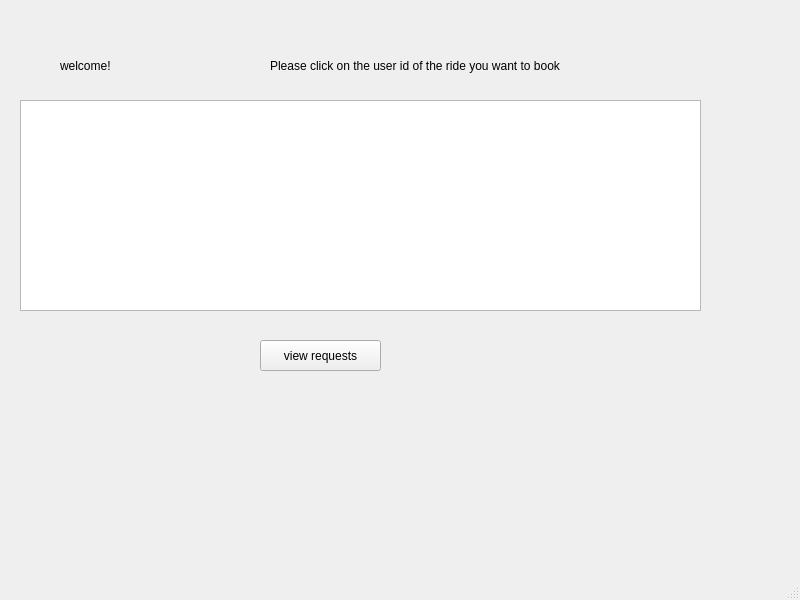
<?xml version="1.0" encoding="UTF-8"?>
<ui version="4.0">
 <class>viewRequests</class>
 <widget class="QMainWindow" name="viewRequests">
  <property name="geometry">
   <rect>
    <x>0</x>
    <y>0</y>
    <width>800</width>
    <height>600</height>
   </rect>
  </property>
  <property name="windowTitle">
   <string>MainWindow</string>
  </property>
  <widget class="QWidget" name="centralwidget">
   <widget class="QLabel" name="label">
    <property name="geometry">
     <rect>
      <x>60</x>
      <y>40</y>
      <width>121</width>
      <height>51</height>
     </rect>
    </property>
    <property name="text">
     <string>welcome!</string>
    </property>
   </widget>
   <widget class="QTableView" name="tableView">
    <property name="geometry">
     <rect>
      <x>20</x>
      <y>100</y>
      <width>681</width>
      <height>211</height>
     </rect>
    </property>
   </widget>
   <widget class="QPushButton" name="pushButton">
    <property name="geometry">
     <rect>
      <x>260</x>
      <y>340</y>
      <width>121</width>
      <height>31</height>
     </rect>
    </property>
    <property name="text">
     <string>view requests</string>
    </property>
   </widget>
   <widget class="QLabel" name="label_2">
    <property name="geometry">
     <rect>
      <x>270</x>
      <y>50</y>
      <width>461</width>
      <height>31</height>
     </rect>
    </property>
    <property name="text">
     <string>Please click on the user id of the ride you want to book</string>
    </property>
   </widget>
  </widget>
  <widget class="QMenuBar" name="menubar">
   <property name="geometry">
    <rect>
     <x>0</x>
     <y>0</y>
     <width>800</width>
     <height>26</height>
    </rect>
   </property>
  </widget>
  <widget class="QStatusBar" name="statusbar"/>
 </widget>
 <resources/>
 <connections/>
</ui>
